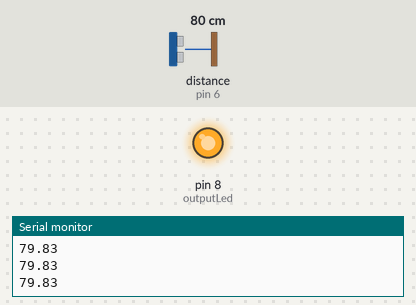
Bench run of a sketch on a simulated Arduino Uno, built with avr-gcc and run on an emulated ATmega328P. Shown: output pins drawn as LEDs (lit = HIGH), the last lines printed to the serial monitor. Wiring (inferred from the names in the program): ultrasonic range finder: trigger pin 7; echo pin 6. Inputs (shaded band) come from the test bench; at power-on: distance to the obstacle (sensor on pin 6) 80 cm. The echo pulse lasts 58.3 µs per cm; pins used as bus, display or sensor lines are not drawn.

Above: at 1.2 s.
1.3 s: distance to the obstacle (sensor on pin 6) set to 12 cm
2.8 s: distance to the obstacle (sensor on pin 6) set to 9 cm
At 3.8 s:
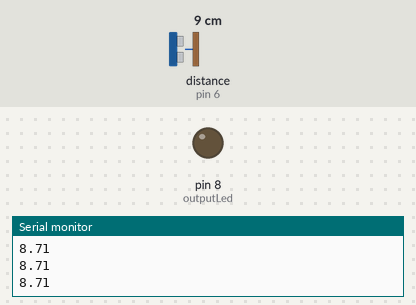
4.3 s: distance to the obstacle (sensor on pin 6) set to 19 cm
5.8 s: distance to the obstacle (sensor on pin 6) set to 23 cm
At 6.7 s:
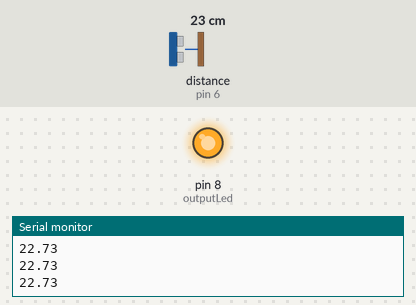
7.3 s: distance to the obstacle (sensor on pin 6) set to 2 cm
At 7.8 s:
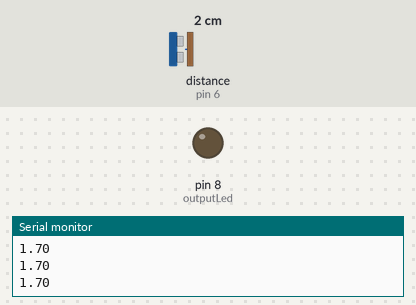
Timing chart, 0 to 9.8 s (numbered marks = the images above; inputs shaded):
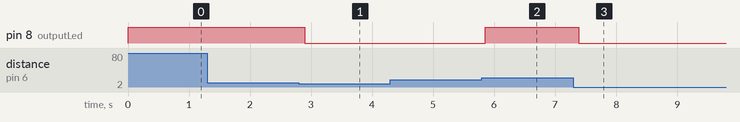

Measured:
- the behaviour switches between 11 and 10 cm on distance to the obstacle (sensor on pin 6) (found by bisection; images 0 and 1)
- the behaviour switches between 20 and 21 cm on distance to the obstacle (sensor on pin 6) (found by bisection; images 1 and 2)
- after the input at 2.8 s, pin 8 (outputLed): HIGH → LOW after 0.10 s
- after the input at 5.8 s, pin 8 (outputLed): LOW → HIGH after 0.05 s
- after the input at 7.3 s, pin 8 (outputLed): HIGH → LOW after 0.08 s

The sketch:

RelayActivatorByDistance.ino
```cpp
int echoPin = 6;
int triggerPin = 7;
int outputLed = 8;

long duration;
float distance;

float isRoleActive = false;
int roleActivateDistance = 10;
int roleDeactivateDistance = 20;

int infiniteDistance = 500;

// the setup function runs once when you press reset or power the board
void setup() {
  // initialize digital pin LED_BUILTIN as an output.
  pinMode(outputLed, OUTPUT);
  digitalWrite(outputLed, HIGH);

  pinMode(triggerPin, OUTPUT);
  pinMode(echoPin, INPUT);

  Serial.begin(9600);
}

// the loop function runs over and over again forever
void loop() {
  digitalWrite(triggerPin, LOW);
  delayMicroseconds(2);
  digitalWrite(triggerPin, HIGH);
  delayMicroseconds(10);
  digitalWrite(triggerPin, LOW);

  duration = pulseIn(echoPin, HIGH);
  distance = duration / 58.2;

  Serial.println(distance);

  checkDistance(distance);

  delay(100);
}

void checkDistance(float distance) {
  if (distance > infiniteDistance) {
    return;
  }

  if (!isRoleActive) {
    if (distance < roleActivateDistance) {
      // activate
      isRoleActive = true;
      digitalWrite(outputLed, LOW);
    }
  }
  else {
    if (roleDeactivateDistance < distance) {
      // deactivate
      isRoleActive = false;
      digitalWrite(outputLed, HIGH);
    }
  }
}
```
